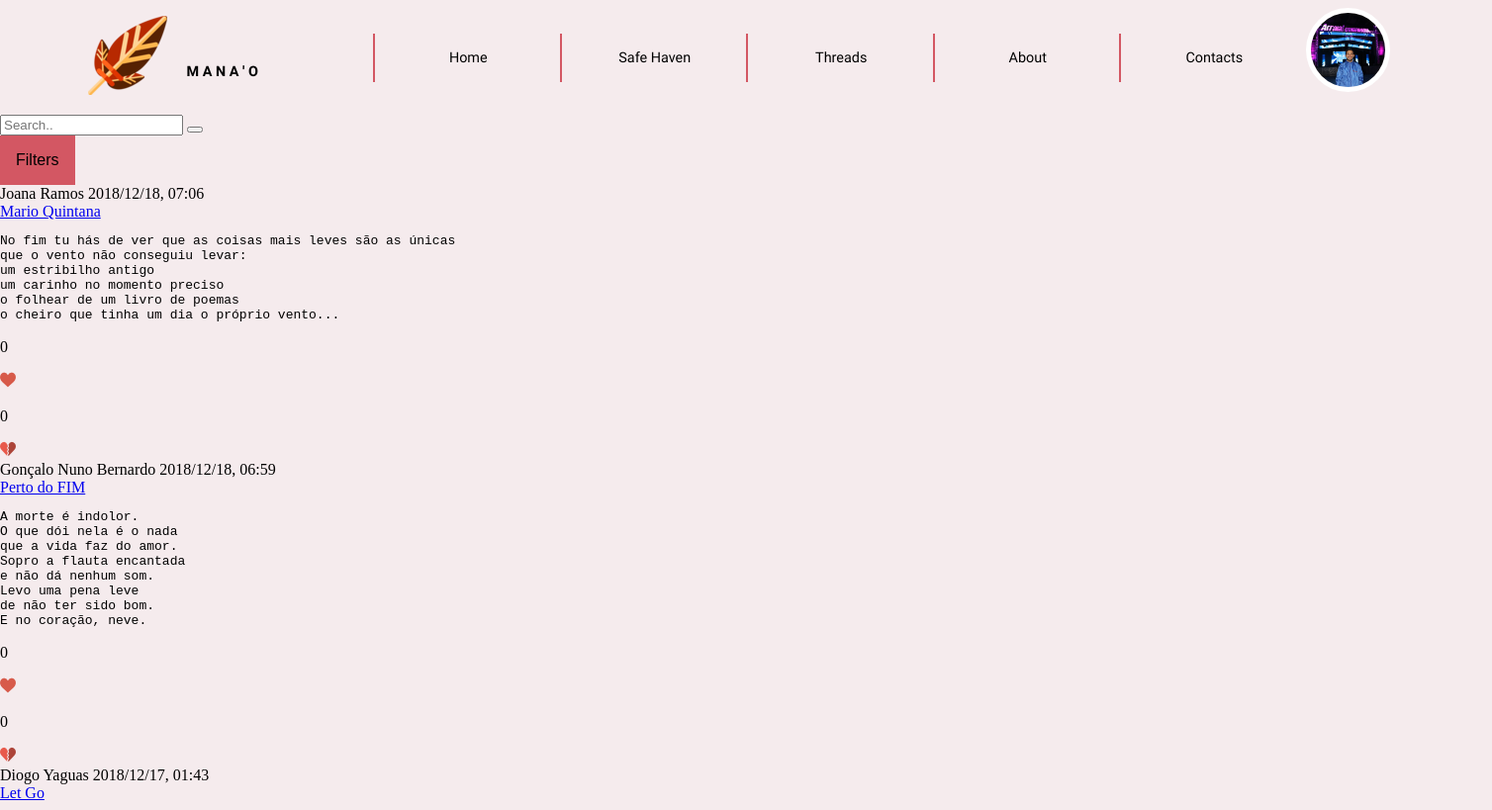
The app's page /templates/threads.php?filter=Recent&categorie=All (signed in, upper part), older data.
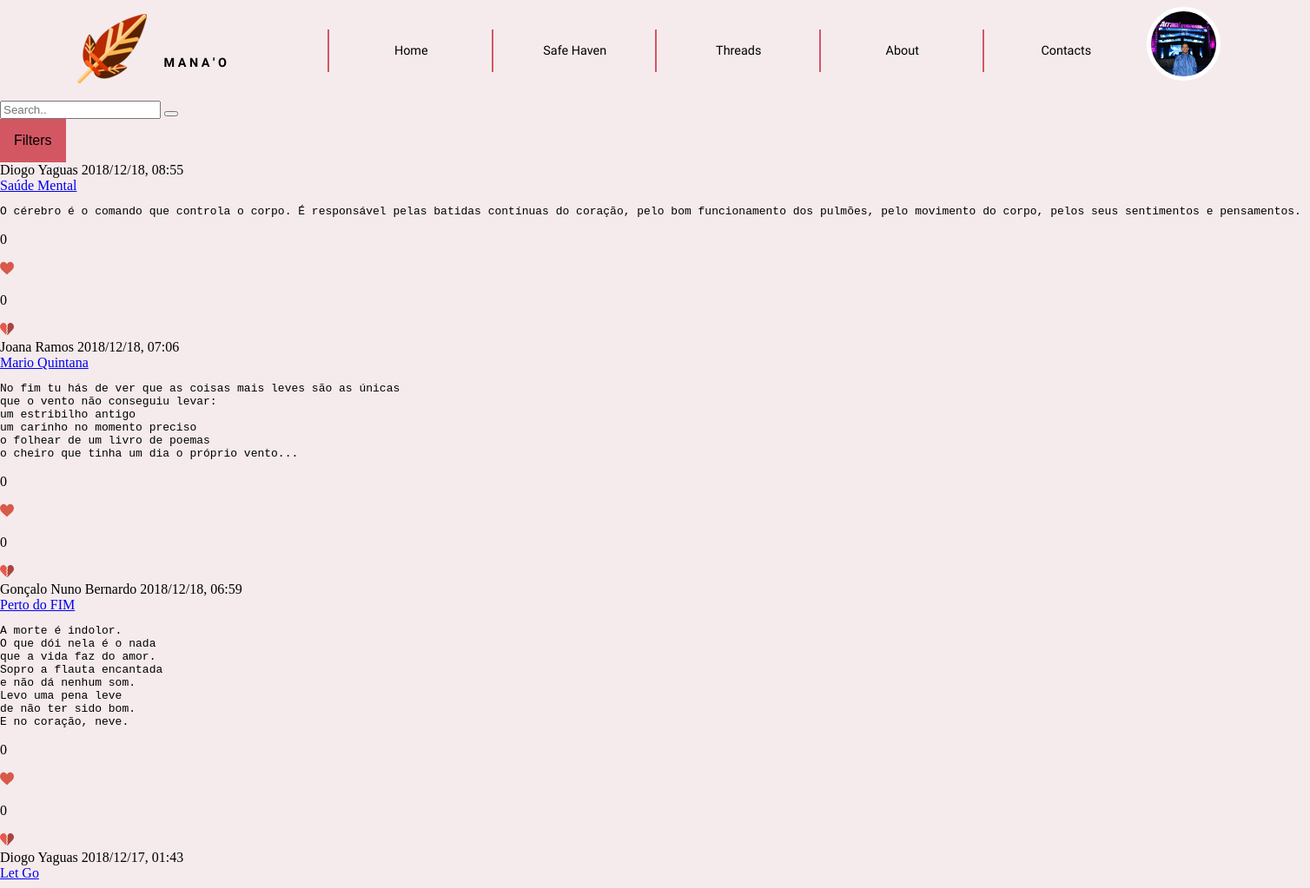
The same page, newer data.
### tables this page shows
CREATE TABLE Post (ID INTEGER PRIMARY KEY AUTOINCREMENT, User_ID INTEGER NOT NULL REFERENCES User (ID), Title STRING NOT NULL, Text STRING NOT NULL, Date STRING NOT NULL, Upvotes INTEGER DEFAULT 0, Downvotes INTEGER DEFAULT 0);

CREATE TABLE User (ID INTEGER PRIMARY KEY AUTOINCREMENT, Username STRING UNIQUE NOT NULL, Password CHAR (256) NOT NULL, Name STRING NOT NULL, Email STRING NOT NULL UNIQUE, Bio STRING, Profile_Pic STRING NOT NULL DEFAULT "default.png", ParticipationDate STRING NOT NULL);

### database/post.php (called while the page is built, shortened)
<?php
	function getRecentPosts()
	{
		global $dbh;
		try {
			$stmt = $dbh->prepare('SELECT * from Post ORDER BY Date DESC');
			if($stmt->execute())
				return $stmt->fetchAll();
			else
				return -1;
		} catch(PDOException $e) {
			return -1;
		}
	}
?>

### database/user.php (called while the page is built, shortened)
<?php
      function getName($userID) {
        global $dbh;
        try {
          $stmt = $dbh->prepare('SELECT Name FROM User WHERE ID = ?');
          $stmt->execute(array($userID));
          if($row = $stmt->fetch()){
            return $row['Name'];
          }
        }catch(PDOException $e) {
          return -1;
        }
      }
?>

### templates/threads.php (the view, shortened to what this page needs)
<?php
    include_once("header.php");
?>
<!DOCTYPE html>
    <html>
    <head>
        <link href="../css/main_layout.css" rel="stylesheet">
        <link href="../css/main_style.css" rel="stylesheet">
        <link href="../css/posts.css" rel="stylesheet">
    </head>
    <body>
    <div class="search-container">
      <input id="searchID" type="text" placeholder="Search.." name="search">
      <button type="submit" onclick="searchCategorie()"></button>
    </div>
        <div class="sorting">
            <button onclick="dropFilters()" class="filterButton">Filters</button>
        </div>
        <?php
            include_once ("../includes/init.php");
			include_once ("../database/post.php");
            include_once ("../actions/verifyAndConvertText.php");
            $filter = $_GET['filter'];
            $categorie = $_GET['categorie'];
            if($categorie == "All") {
                switch($filter) {
                    case "Recent":
                        $posts = getRecentPosts();
                        break;
                }
            }
            if($posts == -1) {
                ?>
                    <h1>Sorry! We could not find posts within this category</h1>
                <?php
            } else {
            foreach($posts as $post) {
                viewPosts($post);
                }
            }
            function viewPosts($post) {
                ?>
            <article id="posts">
                <header>
                    <span class="author">
                        <?php echo getName($post['User_ID']) ?>
                    </span>
                    <span class="date">
                        <?= $post['Date'] ?>
                    </span>
                </header>
                <a id="title" href="viewPost.php?id=<?=$post['ID']?>" target="_blank"><?= $post['Title'] ?></a>
                <pre id="text_wrote"><?php convertText($post['Text']) ?></pre>
                <footer id="votes">
                    <div id="upvotes" onclick="updateUpvotes(<?=$post['ID']?>)">
                        <p id="upvote<?=$post['ID']?>"><?=$post['Upvotes']?></p>
                        <img src="../images/upvote.png"alt="Upvote">
                    </div>
                    <div id="downvotes" onclick="updateDownvotes(<?=$post['ID']?>)">
                        <p id="downvote<?=$post['ID']?>"><?=$post['Downvotes']?></p>
                        <img src="../images/downvote.png"alt="Downvote">
                    </div>
            </article>
        <?php }?>
    </body>
    </html>

### actions/verifyAndConvertText.php
<?php
    function convertText($text) {
        $reg_exUrl = "/(http|https|ftp|ftps)\:\/\/[a-zA-Z0-9\-\.]+\.[a-zA-Z]{2,3}(\/\S*)?/";
        if (preg_match($reg_exUrl, $text, $url)) {
            echo preg_replace($reg_exUrl, '<a href="' . $url[0] . '" rel="nofollow">' . $url[0] . '</a>', $text);
        } else echo $text;
}
?>

Row changes from the older to the newer data that the page shows:
added post: User_ID.Name "Diogo Yaguas", Date "2018/12/18, 08:55", Title "Saúde Mental", Text "O cérebro é o comando que controla o corpo. É responsável pelas batidas contínuas do coração, pelo bom funcionamento dos pulmões, pelo movimento do corpo, pelos seus sentimentos e pensamentos.", Upvotes "0", Downvotes "0"
